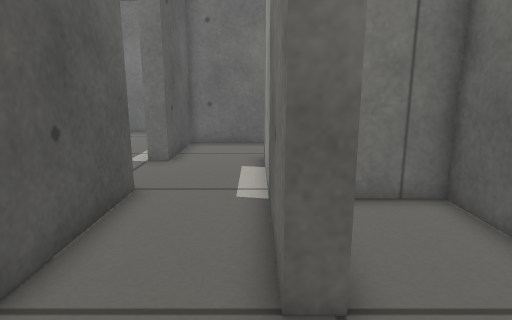
View 1 (above)

21 first-person views from a walk through a robot-simulator world made for Gazebo. The camera is 0.52 m above the floor, tilts 12° down and sees 75° across. The floor is counted in squares, 0.2 m on a side. Each view is taken from the middle of a square. On the plan, view 1 faces up. The plan holds only what a view shows up to about 20 squares ahead; the rest is blank. The robots in the file are not drawn.

View 2
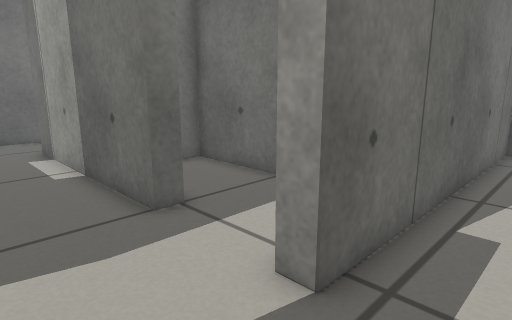

View 3
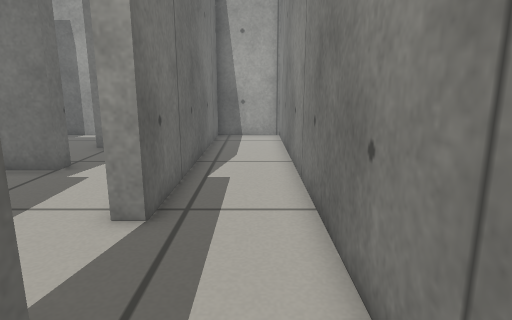

View 4
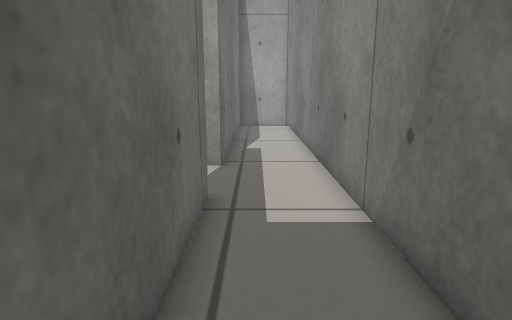

View 5
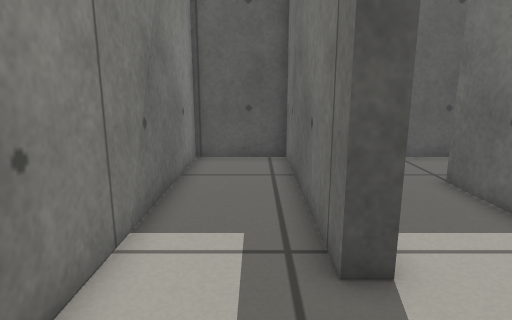

View 6
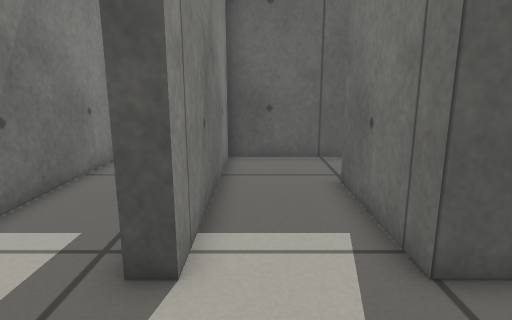

View 7
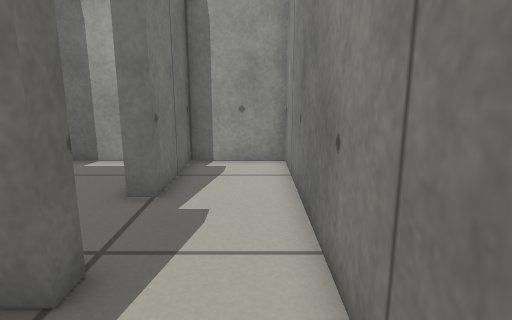

View 8
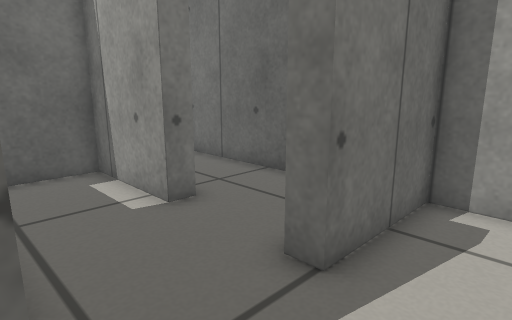

View 9
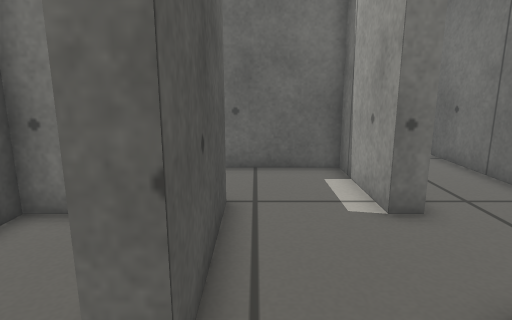

View 10
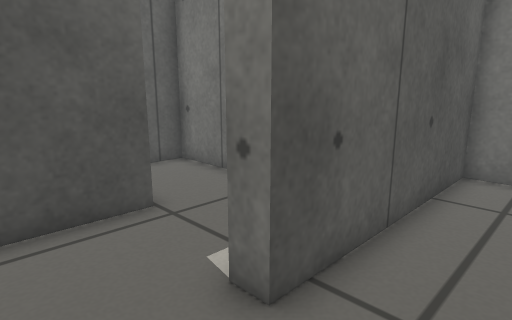

View 11
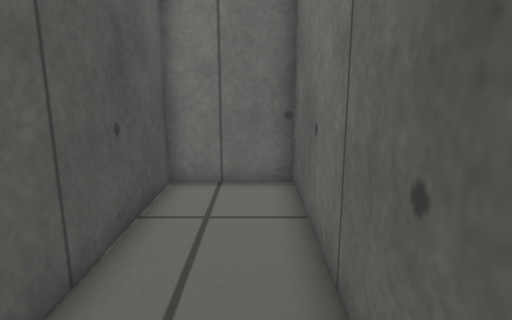

View 12
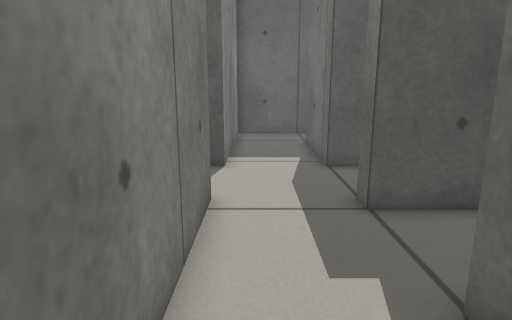

View 13
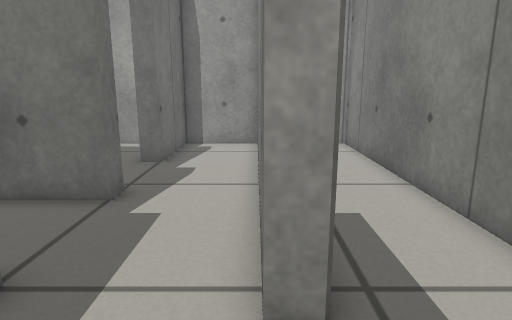

View 14
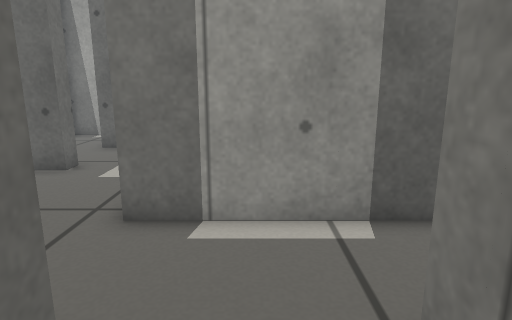

View 15
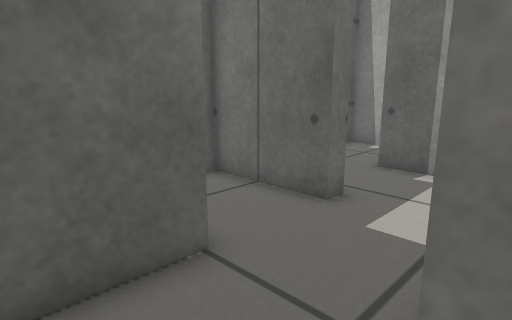

View 16
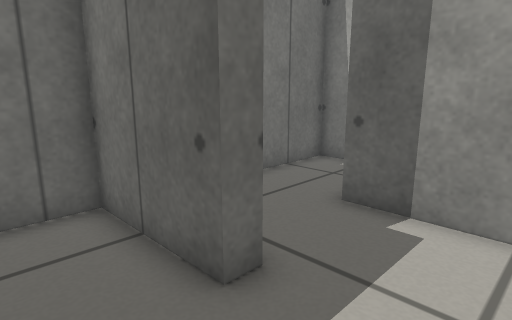

View 17
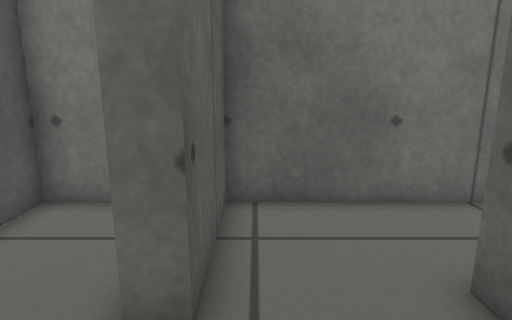

View 18
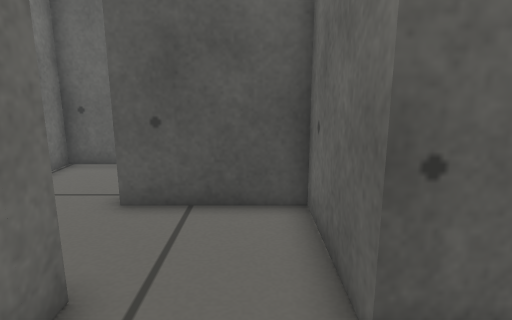

View 19
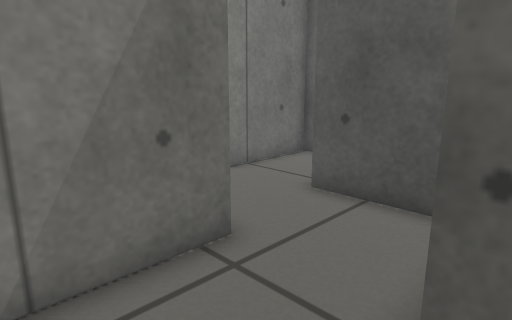

View 20
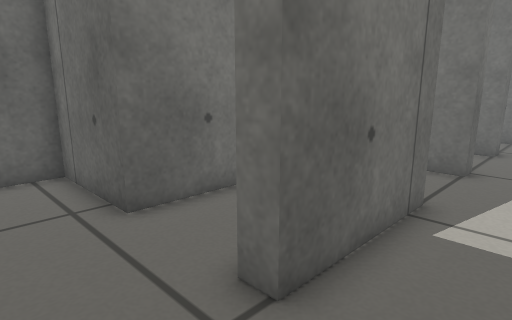

View 21
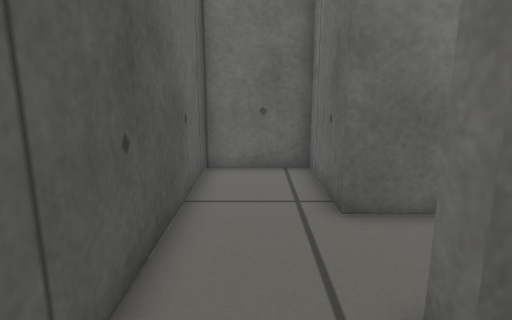

### Floor plan
Ten units are one square. View 1 is at (0, 0); x grows to the right and y downward. Boxes are objects, and circles mark ways between rooms. Rooms are numbered by the first view taken in them; rooms with no view inside come last. Other rooms are left out.
<svg viewBox="-122 -209 258 257">
<path fill="none" stroke="#000" d="M-32 1 -32 8 -117 8 -117 43 131 43 131 8 3 8 3 1M46 -34 46 -77 11 -77 11 -34 3 -34M3 1 45 1M53 -46 53 -34 46 -34M45 1 131 1 131 -34 88 -34 88 -42M131 -56 131 -162 96 -162 96 -77 88 -77M-74 -101 -74 -84 -44 -84M3 -34 3 -127M-44 -84 -32 -84 -32 -34 -82 -34 -82 -42M-117 -44 -117 1 -32 1M-32 -119 -40 -119M46 -162 46 -204 11 -204 11 -162M15 -127 37 -127M88 -136 88 -170M53 -174 53 -162 46 -162M-50 -77 -82 -77 -82 -119 -117 -119 -117 -44M88 -77 88 -119 11 -119 11 -105M53 -85 53 -46M3 -127 15 -127M11 -162 -32 -162 -32 -119"/>
<circle cx="-15" cy="5" r="3" fill="#2a7"/>
<circle cx="50" cy="-20" r="3" fill="#2a7"/>
<circle cx="10" cy="-20" r="3" fill="#2a7"/>
<circle cx="70" cy="-40" r="3" fill="#2a7"/>
<circle cx="90" cy="-60" r="3" fill="#2a7"/>
<circle cx="-35" cy="-100" r="3" fill="#2a7"/>
<circle cx="-100" cy="-40" r="3" fill="#2a7"/>
<circle cx="-15" cy="-120" r="3" fill="#2a7"/>
<circle cx="50" cy="-145" r="3" fill="#2a7"/>
<circle cx="5" cy="-140" r="3" fill="#2a7"/>
<circle cx="70" cy="-80" r="3" fill="#2a7"/>
<text x="0" y="30">1</text>
<text x="30" y="-40">2</text>
<text x="80" y="-20">3</text>
<text x="110" y="-100">4</text>
<text x="-60" y="-110">5</text>
<text x="-40" y="-30">6</text>
<text x="30" y="-170">7</text>
<text x="70" y="-150">8</text>
<text x="-90" y="-70">9</text>
<text x="50" y="-100">10</text>
<text x="70" y="-70">11</text>
<text x="-10" y="-140">12</text>
</svg>
Room 1 opens to room 6. Room 2 opens to room 3. Room 2 opens to room 6. Room 3 opens to room 11. Room 4 opens to room 11. Room 5 opens to room 6. Room 6 opens to room 9. Room 6 opens to room 12. Room 7 opens to room 8. Room 7 opens to room 12. Room 10 opens to room 11.

Where each view was taken, in squares from view 1:
view 1: 0 up, 0 right, facing up
view 2: 3 down, 3 left, facing up-right
view 3: 3 down, 6 left, facing right
view 4: 2 down, 11 left, facing right
view 5: 2 down, 1 right, facing left
view 6: 1 up, 1 right, facing left
view 7: 1 up, 1 right, facing right
view 8: 1 up, 5 right, facing up-right
view 9: 1 up, 6 right, facing up
view 10: 5 up, 12 right, facing up-left
view 11: 7 up, 12 right, facing up
view 12: 1 up, 8 right, facing left
view 13: 0 up, 3 left, facing right
view 14: 10 up, 6 left, facing right
view 15: 12 up, 2 left, facing up-right
view 16: 13 up, 2 right, facing up-right
view 17: 13 up, 6 right, facing up
view 18: 15 up, 4 right, facing left
view 19: 17 up, 4 right, facing down-left
view 20: 1 up, 11 left, facing up-right
view 21: 1 up, 10 left, facing up
